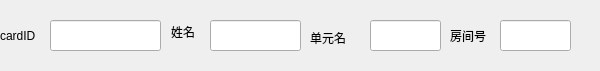
<?xml version="1.0" encoding="UTF-8"?>
<ui version="4.0">
 <class>itemform</class>
 <widget class="QWidget" name="itemform">
  <property name="geometry">
   <rect>
    <x>0</x>
    <y>0</y>
    <width>600</width>
    <height>71</height>
   </rect>
  </property>
  <property name="windowTitle">
   <string>Form</string>
  </property>
  <widget class="QLabel" name="label">
   <property name="geometry">
    <rect>
     <x>0</x>
     <y>20</y>
     <width>48</width>
     <height>31</height>
    </rect>
   </property>
   <property name="text">
    <string>cardID</string>
   </property>
  </widget>
  <widget class="QLabel" name="label_2">
   <property name="geometry">
    <rect>
     <x>171</x>
     <y>21</y>
     <width>30</width>
     <height>21</height>
    </rect>
   </property>
   <property name="text">
    <string>姓名</string>
   </property>
  </widget>
  <widget class="QLabel" name="label_3">
   <property name="geometry">
    <rect>
     <x>310</x>
     <y>30</y>
     <width>45</width>
     <height>15</height>
    </rect>
   </property>
   <property name="text">
    <string>单元名</string>
   </property>
  </widget>
  <widget class="QLabel" name="label_4">
   <property name="geometry">
    <rect>
     <x>450</x>
     <y>20</y>
     <width>56</width>
     <height>31</height>
    </rect>
   </property>
   <property name="text">
    <string>房间号</string>
   </property>
  </widget>
  <widget class="QLineEdit" name="lineEdit">
   <property name="geometry">
    <rect>
     <x>50</x>
     <y>20</y>
     <width>111</width>
     <height>31</height>
    </rect>
   </property>
  </widget>
  <widget class="QLineEdit" name="lineEdit_2">
   <property name="geometry">
    <rect>
     <x>210</x>
     <y>20</y>
     <width>91</width>
     <height>31</height>
    </rect>
   </property>
  </widget>
  <widget class="QLineEdit" name="lineEdit_3">
   <property name="geometry">
    <rect>
     <x>370</x>
     <y>20</y>
     <width>71</width>
     <height>31</height>
    </rect>
   </property>
  </widget>
  <widget class="QLineEdit" name="lineEdit_4">
   <property name="geometry">
    <rect>
     <x>500</x>
     <y>20</y>
     <width>71</width>
     <height>31</height>
    </rect>
   </property>
  </widget>
 </widget>
 <resources/>
 <connections/>
</ui>
